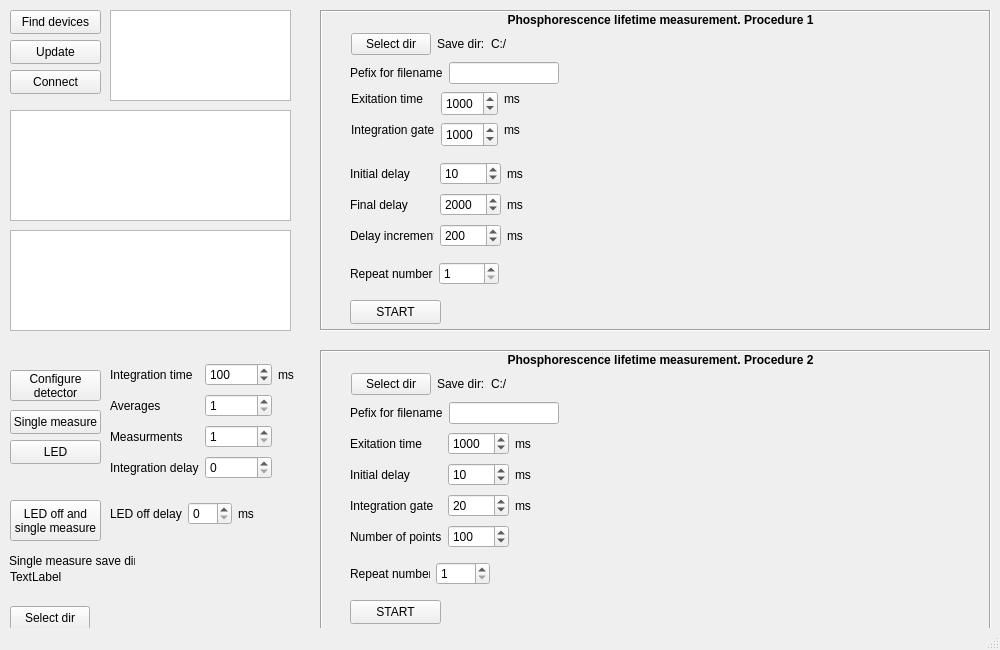
<?xml version="1.0" encoding="UTF-8"?>
<ui version="4.0">
 <class>MainWindow</class>
 <widget class="QMainWindow" name="MainWindow">
  <property name="geometry">
   <rect>
    <x>0</x>
    <y>0</y>
    <width>1000</width>
    <height>650</height>
   </rect>
  </property>
  <property name="windowTitle">
   <string>MainWindow</string>
  </property>
  <widget class="QWidget" name="centralwidget">
   <widget class="QPushButton" name="init_Button">
    <property name="geometry">
     <rect>
      <x>10</x>
      <y>10</y>
      <width>91</width>
      <height>24</height>
     </rect>
    </property>
    <property name="text">
     <string>Find devices</string>
    </property>
   </widget>
   <widget class="QPushButton" name="update_Button_2">
    <property name="geometry">
     <rect>
      <x>10</x>
      <y>40</y>
      <width>91</width>
      <height>24</height>
     </rect>
    </property>
    <property name="text">
     <string>Update</string>
    </property>
   </widget>
   <widget class="QListWidget" name="listWidget">
    <property name="geometry">
     <rect>
      <x>110</x>
      <y>10</y>
      <width>181</width>
      <height>91</height>
     </rect>
    </property>
   </widget>
   <widget class="QPushButton" name="connect_Button">
    <property name="geometry">
     <rect>
      <x>10</x>
      <y>70</y>
      <width>91</width>
      <height>24</height>
     </rect>
    </property>
    <property name="text">
     <string>Connect</string>
    </property>
   </widget>
   <widget class="QPlainTextEdit" name="plainTextEdit">
    <property name="geometry">
     <rect>
      <x>10</x>
      <y>110</y>
      <width>281</width>
      <height>111</height>
     </rect>
    </property>
    <property name="tabStopDistance">
     <double>20.000000000000000</double>
    </property>
    <property name="textInteractionFlags">
     <set>Qt::TextSelectableByKeyboard|Qt::TextSelectableByMouse</set>
    </property>
   </widget>
   <widget class="QPushButton" name="singleMeasure_Button">
    <property name="geometry">
     <rect>
      <x>10</x>
      <y>410</y>
      <width>91</width>
      <height>24</height>
     </rect>
    </property>
    <property name="text">
     <string>Single measure</string>
    </property>
   </widget>
   <widget class="QPushButton" name="pushButton">
    <property name="geometry">
     <rect>
      <x>10</x>
      <y>370</y>
      <width>91</width>
      <height>31</height>
     </rect>
    </property>
    <property name="text">
     <string>Configure
detector</string>
    </property>
   </widget>
   <widget class="QPlainTextEdit" name="data_plainTextEdit">
    <property name="geometry">
     <rect>
      <x>10</x>
      <y>230</y>
      <width>281</width>
      <height>101</height>
     </rect>
    </property>
   </widget>
   <widget class="QWidget" name="layoutWidget">
    <property name="geometry">
     <rect>
      <x>110</x>
      <y>361</y>
      <width>188</width>
      <height>120</height>
     </rect>
    </property>
    <layout class="QGridLayout" name="gridLayout">
     <item row="0" column="0">
      <widget class="QLabel" name="label">
       <property name="text">
        <string>Integration time</string>
       </property>
      </widget>
     </item>
     <item row="0" column="1">
      <widget class="QSpinBox" name="intergationTime_spinBox">
       <property name="minimum">
        <number>1</number>
       </property>
       <property name="maximum">
        <number>100000</number>
       </property>
       <property name="value">
        <number>100</number>
       </property>
      </widget>
     </item>
     <item row="0" column="2">
      <widget class="QLabel" name="label_3">
       <property name="text">
        <string>ms</string>
       </property>
      </widget>
     </item>
     <item row="1" column="0">
      <widget class="QLabel" name="label_2">
       <property name="text">
        <string>Averages</string>
       </property>
      </widget>
     </item>
     <item row="1" column="1">
      <widget class="QSpinBox" name="averages_spinBox">
       <property name="minimum">
        <number>1</number>
       </property>
       <property name="maximum">
        <number>1000</number>
       </property>
       <property name="value">
        <number>1</number>
       </property>
      </widget>
     </item>
     <item row="2" column="0">
      <widget class="QLabel" name="label_4">
       <property name="text">
        <string>Measurments</string>
       </property>
      </widget>
     </item>
     <item row="2" column="1">
      <widget class="QSpinBox" name="measurments_spinBox">
       <property name="minimum">
        <number>1</number>
       </property>
       <property name="maximum">
        <number>100</number>
       </property>
      </widget>
     </item>
     <item row="3" column="0">
      <widget class="QLabel" name="label_5">
       <property name="text">
        <string>Integration delay</string>
       </property>
      </widget>
     </item>
     <item row="3" column="1">
      <widget class="QSpinBox" name="integrationDelay_spinBox">
       <property name="maximum">
        <number>1000000</number>
       </property>
      </widget>
     </item>
    </layout>
   </widget>
   <widget class="QPushButton" name="LED_pushButton">
    <property name="geometry">
     <rect>
      <x>10</x>
      <y>440</y>
      <width>91</width>
      <height>24</height>
     </rect>
    </property>
    <property name="text">
     <string>LED</string>
    </property>
    <property name="checkable">
     <bool>true</bool>
    </property>
   </widget>
   <widget class="QPushButton" name="ledOff_measure_pushButton">
    <property name="geometry">
     <rect>
      <x>10</x>
      <y>500</y>
      <width>91</width>
      <height>41</height>
     </rect>
    </property>
    <property name="text">
     <string>LED off and
single measure</string>
    </property>
   </widget>
   <widget class="QWidget" name="layoutWidget">
    <property name="geometry">
     <rect>
      <x>110</x>
      <y>500</y>
      <width>171</width>
      <height>27</height>
     </rect>
    </property>
    <layout class="QHBoxLayout" name="horizontalLayout">
     <item>
      <widget class="QLabel" name="label_6">
       <property name="text">
        <string>LED off delay</string>
       </property>
      </widget>
     </item>
     <item>
      <widget class="QSpinBox" name="ledOff_delay_spinBox"/>
     </item>
     <item>
      <widget class="QLabel" name="label_7">
       <property name="text">
        <string>ms</string>
       </property>
      </widget>
     </item>
    </layout>
   </widget>
   <widget class="QFrame" name="frame">
    <property name="geometry">
     <rect>
      <x>320</x>
      <y>10</y>
      <width>671</width>
      <height>321</height>
     </rect>
    </property>
    <property name="frameShape">
     <enum>QFrame::Box</enum>
    </property>
    <property name="frameShadow">
     <enum>QFrame::Sunken</enum>
    </property>
    <property name="lineWidth">
     <number>1</number>
    </property>
    <widget class="QLabel" name="label_8">
     <property name="geometry">
      <rect>
       <x>130</x>
       <y>0</y>
       <width>421</width>
       <height>20</height>
      </rect>
     </property>
     <property name="font">
      <font>
       <bold>true</bold>
      </font>
     </property>
     <property name="text">
      <string>Phosphorescence lifetime measurement. Procedure 1</string>
     </property>
     <property name="alignment">
      <set>Qt::AlignCenter</set>
     </property>
    </widget>
    <widget class="QLabel" name="label_picture">
     <property name="geometry">
      <rect>
       <x>290</x>
       <y>50</y>
       <width>332</width>
       <height>211</height>
      </rect>
     </property>
     <property name="text">
      <string/>
     </property>
     <property name="pixmap">
      <pixmap resource="res.qrc">:/new/prefix1/Figure.png</pixmap>
     </property>
     <property name="scaledContents">
      <bool>true</bool>
     </property>
    </widget>
    <widget class="QPushButton" name="program2_pushButton">
     <property name="geometry">
      <rect>
       <x>30</x>
       <y>290</y>
       <width>91</width>
       <height>24</height>
      </rect>
     </property>
     <property name="text">
      <string>START</string>
     </property>
    </widget>
    <widget class="QWidget" name="layoutWidget">
     <property name="geometry">
      <rect>
       <x>30</x>
       <y>150</y>
       <width>173</width>
       <height>89</height>
      </rect>
     </property>
     <layout class="QGridLayout" name="gridLayout_3">
      <item row="0" column="0">
       <widget class="QLabel" name="label_10">
        <property name="text">
         <string>Initial delay</string>
        </property>
       </widget>
      </item>
      <item row="0" column="1">
       <widget class="QSpinBox" name="initialDelay_spinBox">
        <property name="minimum">
         <number>1</number>
        </property>
        <property name="maximum">
         <number>1000</number>
        </property>
        <property name="value">
         <number>10</number>
        </property>
       </widget>
      </item>
      <item row="0" column="2">
       <widget class="QLabel" name="label_16">
        <property name="text">
         <string>ms</string>
        </property>
       </widget>
      </item>
      <item row="1" column="0">
       <widget class="QLabel" name="label_11">
        <property name="text">
         <string>Final delay</string>
        </property>
       </widget>
      </item>
      <item row="1" column="1">
       <widget class="QSpinBox" name="finalDelay_spinBox">
        <property name="minimum">
         <number>1</number>
        </property>
        <property name="maximum">
         <number>10000</number>
        </property>
        <property name="value">
         <number>2000</number>
        </property>
       </widget>
      </item>
      <item row="1" column="2">
       <widget class="QLabel" name="label_17">
        <property name="text">
         <string>ms</string>
        </property>
       </widget>
      </item>
      <item row="2" column="0">
       <widget class="QLabel" name="label_12">
        <property name="text">
         <string>Delay increment</string>
        </property>
       </widget>
      </item>
      <item row="2" column="1">
       <widget class="QSpinBox" name="delayIncrement_spinBox">
        <property name="minimum">
         <number>1</number>
        </property>
        <property name="maximum">
         <number>1000</number>
        </property>
        <property name="value">
         <number>200</number>
        </property>
       </widget>
      </item>
      <item row="2" column="2">
       <widget class="QLabel" name="label_18">
        <property name="text">
         <string>ms</string>
        </property>
       </widget>
      </item>
     </layout>
    </widget>
    <widget class="QWidget" name="layoutWidget">
     <property name="geometry">
      <rect>
       <x>30</x>
       <y>250</y>
       <width>149</width>
       <height>27</height>
      </rect>
     </property>
     <layout class="QHBoxLayout" name="horizontalLayout_2">
      <property name="leftMargin">
       <number>0</number>
      </property>
      <property name="rightMargin">
       <number>0</number>
      </property>
      <item>
       <widget class="QLabel" name="label_19">
        <property name="text">
         <string>Repeat number</string>
        </property>
       </widget>
      </item>
      <item>
       <widget class="QSpinBox" name="repeatNumber_spinBox">
        <property name="minimum">
         <number>1</number>
        </property>
        <property name="maximum">
         <number>1000</number>
        </property>
       </widget>
      </item>
     </layout>
    </widget>
    <widget class="QWidget" name="layoutWidget">
     <property name="geometry">
      <rect>
       <x>31</x>
       <y>21</y>
       <width>738</width>
       <height>26</height>
      </rect>
     </property>
     <layout class="QHBoxLayout" name="horizontalLayout_3">
      <item>
       <widget class="QPushButton" name="selectDir_pushButton">
        <property name="text">
         <string>Select dir</string>
        </property>
       </widget>
      </item>
      <item>
       <widget class="QLabel" name="label_20">
        <property name="text">
         <string>Save dir:</string>
        </property>
       </widget>
      </item>
      <item>
       <widget class="QLabel" name="saveDir_label">
        <property name="minimumSize">
         <size>
          <width>600</width>
          <height>0</height>
         </size>
        </property>
        <property name="text">
         <string>C:/</string>
        </property>
       </widget>
      </item>
     </layout>
    </widget>
    <widget class="QWidget" name="layoutWidget">
     <property name="geometry">
      <rect>
       <x>30</x>
       <y>50</y>
       <width>209</width>
       <height>26</height>
      </rect>
     </property>
     <layout class="QHBoxLayout" name="horizontalLayout_5">
      <item>
       <widget class="QLabel" name="label_22">
        <property name="text">
         <string>Pefix for filename</string>
        </property>
       </widget>
      </item>
      <item>
       <widget class="QLineEdit" name="phosFileName_lineEdit"/>
      </item>
     </layout>
    </widget>
    <widget class="QLabel" name="label_9">
     <property name="geometry">
      <rect>
       <x>31</x>
       <y>81</y>
       <width>73</width>
       <height>16</height>
      </rect>
     </property>
     <property name="text">
      <string>Exitation time</string>
     </property>
    </widget>
    <widget class="QSpinBox" name="exitationTime_spinBox_phos">
     <property name="geometry">
      <rect>
       <x>121</x>
       <y>81</y>
       <width>57</width>
       <height>25</height>
      </rect>
     </property>
     <property name="minimum">
      <number>5</number>
     </property>
     <property name="maximum">
      <number>10000</number>
     </property>
     <property name="value">
      <number>1000</number>
     </property>
    </widget>
    <widget class="QLabel" name="label_13">
     <property name="geometry">
      <rect>
       <x>31</x>
       <y>112</y>
       <width>84</width>
       <height>16</height>
      </rect>
     </property>
     <property name="text">
      <string>Integration gate</string>
     </property>
    </widget>
    <widget class="QLabel" name="label_14">
     <property name="geometry">
      <rect>
       <x>184</x>
       <y>81</y>
       <width>16</width>
       <height>16</height>
      </rect>
     </property>
     <property name="text">
      <string>ms</string>
     </property>
    </widget>
    <widget class="QLabel" name="label_15">
     <property name="geometry">
      <rect>
       <x>184</x>
       <y>112</y>
       <width>16</width>
       <height>16</height>
      </rect>
     </property>
     <property name="text">
      <string>ms</string>
     </property>
    </widget>
    <widget class="QSpinBox" name="integrationTime_spinBox_phos">
     <property name="geometry">
      <rect>
       <x>121</x>
       <y>112</y>
       <width>57</width>
       <height>25</height>
      </rect>
     </property>
     <property name="minimum">
      <number>5</number>
     </property>
     <property name="maximum">
      <number>10000</number>
     </property>
     <property name="value">
      <number>1000</number>
     </property>
    </widget>
   </widget>
   <widget class="QFrame" name="frame_2">
    <property name="geometry">
     <rect>
      <x>320</x>
      <y>350</y>
      <width>671</width>
      <height>281</height>
     </rect>
    </property>
    <property name="frameShape">
     <enum>QFrame::Box</enum>
    </property>
    <property name="frameShadow">
     <enum>QFrame::Sunken</enum>
    </property>
    <property name="lineWidth">
     <number>1</number>
    </property>
    <widget class="QLabel" name="label_37">
     <property name="geometry">
      <rect>
       <x>130</x>
       <y>0</y>
       <width>421</width>
       <height>20</height>
      </rect>
     </property>
     <property name="font">
      <font>
       <bold>true</bold>
      </font>
     </property>
     <property name="text">
      <string>Phosphorescence lifetime measurement. Procedure 2</string>
     </property>
     <property name="alignment">
      <set>Qt::AlignCenter</set>
     </property>
    </widget>
    <widget class="QLabel" name="label_picture_3">
     <property name="geometry">
      <rect>
       <x>290</x>
       <y>50</y>
       <width>332</width>
       <height>211</height>
      </rect>
     </property>
     <property name="text">
      <string/>
     </property>
     <property name="pixmap">
      <pixmap resource="res.qrc">:/new/prefix1/Figure2.png</pixmap>
     </property>
     <property name="scaledContents">
      <bool>true</bool>
     </property>
    </widget>
    <widget class="QPushButton" name="start_pushButton_phos_proc2">
     <property name="geometry">
      <rect>
       <x>30</x>
       <y>250</y>
       <width>91</width>
       <height>24</height>
      </rect>
     </property>
     <property name="text">
      <string>START</string>
     </property>
    </widget>
    <widget class="QWidget" name="layoutWidget_9">
     <property name="geometry">
      <rect>
       <x>30</x>
       <y>210</y>
       <width>140</width>
       <height>27</height>
      </rect>
     </property>
     <layout class="QHBoxLayout" name="horizontalLayout_9">
      <property name="leftMargin">
       <number>0</number>
      </property>
      <property name="rightMargin">
       <number>0</number>
      </property>
      <item>
       <widget class="QLabel" name="label_48">
        <property name="text">
         <string>Repeat number</string>
        </property>
       </widget>
      </item>
      <item>
       <widget class="QSpinBox" name="repeatNumber_spinBox_phos_proc2">
        <property name="minimum">
         <number>1</number>
        </property>
        <property name="maximum">
         <number>1000</number>
        </property>
       </widget>
      </item>
     </layout>
    </widget>
    <widget class="QWidget" name="layoutWidget_10">
     <property name="geometry">
      <rect>
       <x>31</x>
       <y>21</y>
       <width>738</width>
       <height>26</height>
      </rect>
     </property>
     <layout class="QHBoxLayout" name="horizontalLayout_10">
      <item>
       <widget class="QPushButton" name="selectDir_pushButton_phos_proc2">
        <property name="text">
         <string>Select dir</string>
        </property>
       </widget>
      </item>
      <item>
       <widget class="QLabel" name="label_49">
        <property name="text">
         <string>Save dir:</string>
        </property>
       </widget>
      </item>
      <item>
       <widget class="QLabel" name="saveDir_label_3">
        <property name="minimumSize">
         <size>
          <width>600</width>
          <height>0</height>
         </size>
        </property>
        <property name="text">
         <string>C:/</string>
        </property>
       </widget>
      </item>
     </layout>
    </widget>
    <widget class="QWidget" name="layoutWidget_11">
     <property name="geometry">
      <rect>
       <x>30</x>
       <y>50</y>
       <width>209</width>
       <height>26</height>
      </rect>
     </property>
     <layout class="QHBoxLayout" name="horizontalLayout_11">
      <item>
       <widget class="QLabel" name="label_50">
        <property name="text">
         <string>Pefix for filename</string>
        </property>
       </widget>
      </item>
      <item>
       <widget class="QLineEdit" name="phosFileName_lineEdit_phos_proc2"/>
      </item>
     </layout>
    </widget>
    <widget class="QWidget" name="layoutWidget">
     <property name="geometry">
      <rect>
       <x>30</x>
       <y>80</y>
       <width>181</width>
       <height>120</height>
      </rect>
     </property>
     <layout class="QGridLayout" name="gridLayout_2">
      <item row="0" column="0">
       <widget class="QLabel" name="label_38">
        <property name="text">
         <string>Exitation time</string>
        </property>
       </widget>
      </item>
      <item row="0" column="1">
       <widget class="QSpinBox" name="exitationTime_spinBox_phos_proc2">
        <property name="minimum">
         <number>5</number>
        </property>
        <property name="maximum">
         <number>10000</number>
        </property>
        <property name="value">
         <number>1000</number>
        </property>
       </widget>
      </item>
      <item row="0" column="2">
       <widget class="QLabel" name="label_39">
        <property name="text">
         <string>ms</string>
        </property>
       </widget>
      </item>
      <item row="1" column="0">
       <widget class="QLabel" name="label_42">
        <property name="text">
         <string>Initial delay</string>
        </property>
       </widget>
      </item>
      <item row="1" column="1">
       <widget class="QSpinBox" name="initialDelay_spinBox_phos_proc2">
        <property name="minimum">
         <number>5</number>
        </property>
        <property name="maximum">
         <number>1000</number>
        </property>
        <property name="value">
         <number>10</number>
        </property>
       </widget>
      </item>
      <item row="1" column="2">
       <widget class="QLabel" name="label_43">
        <property name="text">
         <string>ms</string>
        </property>
       </widget>
      </item>
      <item row="2" column="0">
       <widget class="QLabel" name="label_40">
        <property name="text">
         <string>Integration gate</string>
        </property>
       </widget>
      </item>
      <item row="2" column="1">
       <widget class="QSpinBox" name="integrationTime_spinBox_phos_proc2">
        <property name="minimum">
         <number>5</number>
        </property>
        <property name="maximum">
         <number>10000</number>
        </property>
        <property name="value">
         <number>20</number>
        </property>
       </widget>
      </item>
      <item row="2" column="2">
       <widget class="QLabel" name="label_41">
        <property name="text">
         <string>ms</string>
        </property>
       </widget>
      </item>
      <item row="3" column="0">
       <widget class="QLabel" name="label_44">
        <property name="text">
         <string>Number of points</string>
        </property>
       </widget>
      </item>
      <item row="3" column="1">
       <widget class="QSpinBox" name="numberOfPoints_spinBox_phos_proc2">
        <property name="minimum">
         <number>1</number>
        </property>
        <property name="maximum">
         <number>10000</number>
        </property>
        <property name="value">
         <number>100</number>
        </property>
       </widget>
      </item>
      <item row="3" column="2">
       <widget class="QLabel" name="label_45">
        <property name="text">
         <string/>
        </property>
       </widget>
      </item>
     </layout>
    </widget>
   </widget>
   <widget class="QPushButton" name="selectDirSingleMeasure_pushButton">
    <property name="geometry">
     <rect>
      <x>10</x>
      <y>606</y>
      <width>80</width>
      <height>24</height>
     </rect>
    </property>
    <property name="text">
     <string>Select dir</string>
    </property>
   </widget>
   <widget class="QLabel" name="label_21">
    <property name="geometry">
     <rect>
      <x>9</x>
      <y>549</y>
      <width>126</width>
      <height>24</height>
     </rect>
    </property>
    <property name="text">
     <string>Single measure save dir:</string>
    </property>
   </widget>
   <widget class="QLabel" name="saveDirSingleMeasurelabel">
    <property name="geometry">
     <rect>
      <x>10</x>
      <y>570</y>
      <width>300</width>
      <height>41</height>
     </rect>
    </property>
    <property name="minimumSize">
     <size>
      <width>300</width>
      <height>0</height>
     </size>
    </property>
    <property name="text">
     <string>TextLabel</string>
    </property>
    <property name="alignment">
     <set>Qt::AlignLeading|Qt::AlignLeft|Qt::AlignTop</set>
    </property>
    <property name="wordWrap">
     <bool>true</bool>
    </property>
   </widget>
  </widget>
  <widget class="QMenuBar" name="menubar">
   <property name="geometry">
    <rect>
     <x>0</x>
     <y>0</y>
     <width>1000</width>
     <height>21</height>
    </rect>
   </property>
  </widget>
  <widget class="QStatusBar" name="statusbar"/>
 </widget>
 <resources>
  <include location="res.qrc"/>
 </resources>
 <connections/>
</ui>
